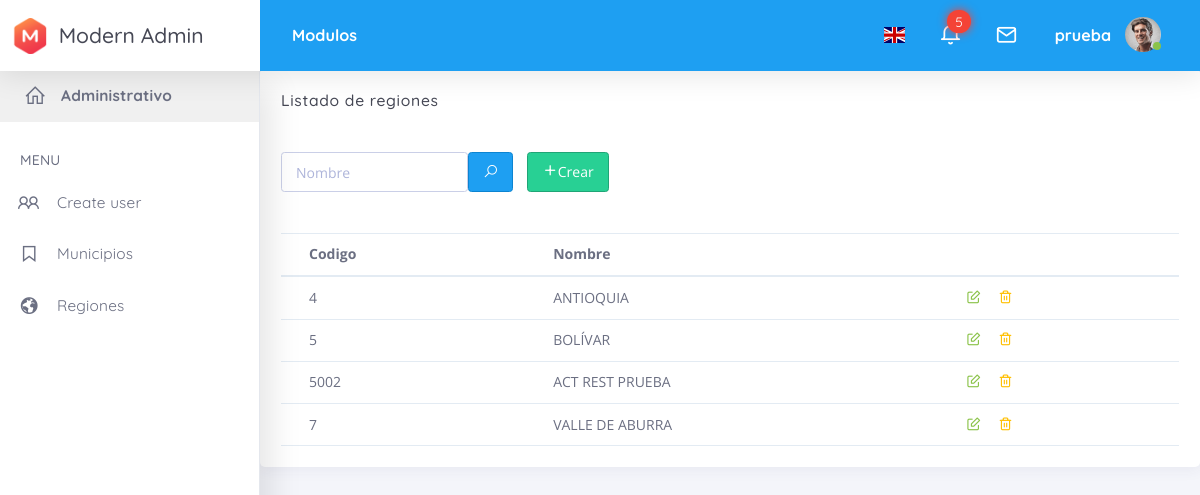
Screenshot of /lis/reg/ (signed in) with the database file from the repository.
### modulos/users/models.py (models this page shows, shortened)
class Users(AbstractUser):
    pro = models.ForeignKey(
        settings.AUTH_USER_MODEL,
        verbose_name='Responsable',
        null=True,
        on_delete=models.SET_NULL
    )
    class Meta(AbstractUser.Meta):
        swappable = 'AUTH_USER_MODEL'
        ordering = ['username']
        verbose_name = 'User'
        verbose_name_plural = 'Users'

class Region(models.Model):
    codigo = models.CharField(verbose_name='Codigo', max_length=255, unique=True)
    nombre = models.CharField(verbose_name='Nombre', max_length=255)
    municipios = models.ManyToManyField(
        Municipio,
        verbose_name='Municipios',
        blank=True,
    )
    class Meta:
        ordering = ['codigo']
        verbose_name = 'Region'
        verbose_name_plural = 'Regiones'

### modulos/users/views.py (the view)
# urls.py: path('lis/reg/', login_required(LisReg.as_view(), login_url=reverse_lazy('users:login')), name='lis_reg'),
class LisReg(ListView):
    template_name = 'region/lis.html'
    model = Region
    paginate_by = 30
    def get_queryset(self):
        qs = Region.objects.all()
        nom = self.request.GET.get('nom', None)
        if nom:
            qs = qs.filter(nombre__icontains=nom)
        return qs
    def get_context_data(self, **kwargs):
        context = super(LisReg, self).get_context_data(**kwargs)
        tot = len(self.get_queryset())
        context["tot"] = tot
        context['tit_cont'] = 'Listado'
        context['sub_tit_cont'] = ' de regiones'
        nom = self.request.GET.get('nom', None)
        if nom:
            context["nom"] = nom
        return context

### templates/region/lis.html (shortened to what this page needs)
{% extends 'base.html' %}
{% load crispy_forms_tags %}
{% load humanize %}
{% block contenido %}
    <div class="row">
        <div class="col-md-12">
        <section id="configuration">
          <div class="row">
            <div class="col-12">
              <div class="card">
                <div class="card-header">
                  <h4 class="card-title">{{ tit_cont }} {{ sub_tit_cont }}</h4>
                </div>
                <div class="card-content collapse show">
                  <div class="card-body card-dashboard">
                    <form class="form-inline" role="form" method="get" action="">
                        <div class="form-group">
                              <input type="text" class="form-control" placeholder="Nombre" value="{{ nom }}" name="nom"/>
                        </div>
                        <button type="submit" class="btn btn-icon btn-info mr-1"><i class="la la-search"></i></button>
                        <a href="{% url 'users:reg_reg' %}" class="btn btn-icon btn-success mr-1"  ><i class="ft-plus"></i>Crear</a>
                    </form>
                  <br><br>
                   <div class="table-responsive">
                    <table class="table  mb-0">
                      <thead>
                        <tr>
                          <th>Codigo</th>
                          <th>Nombre</th>
                          <th></th>
                         </tr>
                      </thead>
                      <tbody>
                      {% for lo in object_list %}
                        <tr>
                          <td>{{ lo.codigo }}</td>
                          <td>
                              {{ lo.nombre }}
                          </td>
                          <td>
                              <a href="{% url 'users:upd_reg' pk=lo.id %}" title="Editar"><i class="ft-edit text-success"></i></a>
                              <a href="{% url 'users:del_reg' pk=lo.id %}" title="Eliminar"><i class="ft-trash-2 ml-1 text-warning"></i></a>
                          </td>
                        </tr>
                         {% empty %}
                         <tr id="trow_1">
                            <td colspan="=20">No hay datos</td>
                         </tr>
                      {% endfor %}
                      </tbody>
                    </table>
                   </div>
                  </div>
                </div>
              </div>
            </div>
          </div>
        </section>
        </div>
    </div>
 {% endblock %}

### templates/base.html (shortened to what this page needs)
<!DOCTYPE html>
<html class="loading" lang="en" data-textdirection="ltr">
<head>
    <link rel="stylesheet" type="text/css" href="{{ STATIC_URL }}login/css/vendors.min.css">
    <link rel="stylesheet" type="text/css" href="{{ STATIC_URL }}login/css/bootstrap.css">
    <link rel="stylesheet" type="text/css" href="{{ STATIC_URL }}login/css/bootstrap-extended.css">
    <link rel="stylesheet" type="text/css" href="{{ STATIC_URL }}login/css/colors.css">
    <link rel="stylesheet" type="text/css" href="{{ STATIC_URL }}login/css/components.css">
    <link rel="stylesheet" type="text/css" href="{{ STATIC_URL }}login/css/vertical-menu.css">
    <link rel="stylesheet" type="text/css" href="{{ STATIC_URL }}login/css/palette-gradient.css">
    <link rel="stylesheet" type="text/css" href="{{ STATIC_URL }}login/css/style.css">
    {% load humanize %}
</head>
<body class="vertical-layout vertical-menu 2-columns   fixed-navbar" data-open="click" data-menu="vertical-menu" data-col="2-columns">
    <nav class="header-navbar navbar-expand-md navbar navbar-with-menu navbar-without-dd-arrow fixed-top navbar-semi-light bg-info navbar-shadow">
        <div class="navbar-wrapper">
            <div class="navbar-header">
                <ul class="nav navbar-nav flex-row">
                    <li class="nav-item"><a class="navbar-brand" href="{% url 'users:base' %}"><img class="brand-logo" alt="modern admin logo" src="{{ STATIC_URL }}logo.png">
                            <h3 class="brand-text">Modern Admin</h3>
                        </a></li>
                </ul>
            </div>
            <div class="navbar-container content">
                <div class="collapse navbar-collapse" id="navbar-mobile">
                    <ul class="nav navbar-nav mr-auto float-left">
                        <li class="dropdown nav-item mega-dropdown d-none d-lg-block"><a class="dropdown-toggle nav-link" href="#" data-toggle="dropdown"><b>Modulos</b></a>
                        </li>
                    </ul>
                    <ul class="nav navbar-nav float-right">
                        <li class="dropdown dropdown-language nav-item"><a class="dropdown-toggle nav-link" id="dropdown-flag" href="#" data-toggle="dropdown" aria-haspopup="true" aria-expanded="false"><i class="flag-icon flag-icon-gb"></i></a>
                        </li>
                        <li class="dropdown dropdown-notification nav-item"><a class="nav-link nav-link-label" href="#" data-toggle="dropdown"><i class="ficon ft-bell"></i><span class="badge badge-pill badge-danger badge-up badge-glow">5</span></a>
                        </li>
                        <li class="dropdown dropdown-notification nav-item"><a class="nav-link nav-link-label" href="#" data-toggle="dropdown"><i class="ficon ft-mail"> </i></a>
                        </li>
                        <li class="dropdown dropdown-user nav-item"><a class="dropdown-toggle nav-link dropdown-user-link" href="#" data-toggle="dropdown"><span class="mr-1 user-name text-bold-700">{{ request.user.username }} </span><span class="avatar avatar-online"><img src="{{ STATIC_URL }}avatar.png" alt="avatar"><i></i></span></a>
                        </li>
                    </ul>
                </div>
            </div>
        </div>
    </nav>
    <div class="main-menu menu-fixed menu-light menu-accordion    menu-shadow " data-scroll-to-active="true">
        <div class="main-menu-content">
            {% include 'menuadmin.html' %}
        </div>
    </div>
    <div class="app-content content">
        {% block contenido %}
        {% endblock contenido %}
    </div>
    <div class="drag-target"></div>
</body>
</html>

### static/login/css/vertical-menu.css (style rules this page uses)
body.vertical-layout.vertical-menu .navbar .navbar-brand { white-space : nowrap; }
body.vertical-layout.vertical-menu.menu-expanded .navbar .navbar-header { float : left; width : 260px; }
body.vertical-layout.vertical-menu.menu-expanded .navbar .navbar-container { margin-left : 260px; }
body.vertical-layout.vertical-menu.menu-expanded .navbar .navbar-brand .brand-text { -webkit-animation : 0.3s cubic-bezier(0.25, 0.8, 0.25, 1) 0s normal forwards 1 fadein; -moz-animation : 0.3s cubic-bezier(0.25, 0.8, 0.25, 1) 0s normal forwards 1 fadein; -o-animation : 0.3s cubic-bezier(0.25, 0.8, 0.25, 1) 0s normal forwards 1 fadein; animation : 0.3s cubic-bezier(0.25, 0.8, 0.25, 1) 0s normal forwards 1 fadein; visibility : visible; }
body.vertical-layout.vertical-menu.menu-expanded .main-menu { width : 260px; -webkit-transition : 300ms ease all; -o-transition : 300ms ease all; -moz-transition : 300ms ease all; transition : 300ms ease all; -webkit-backface-visibility : hidden; -moz-backface-visibility : hidden; backface-visibility : hidden; }
body.vertical-layout.vertical-menu.menu-expanded .content, body.vertical-layout.vertical-menu.menu-expanded .footer { margin-left : 260px; }
@media (min-width: 992px) { body.vertical-layout.vertical-menu .main-menu { width : 260px; } }
@media (min-width: 992px) { body.vertical-layout.vertical-menu .navbar .navbar-header { width : 260px; } }
@media (min-width: 992px) { body.vertical-layout.vertical-menu .content, body.vertical-layout.vertical-menu .footer { margin-left : 260px; } }

### rows the page displays
Users: user.username "prueba"
Region: codigo "4", nombre "ANTIOQUIA"
Region: codigo "5", nombre "BOLÍVAR"
Region: codigo "5002", nombre "ACT REST PRUEBA"
Region: codigo "7", nombre "VALLE DE ABURRA"

### other values shown
{{ tit_cont }} "Listado"
{{ sub_tit_cont }} "de regiones"
